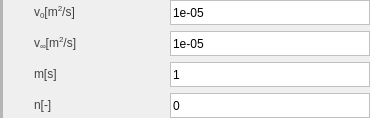
                 <widget class="QWidget" name="widget_4" native="true">
                  <layout class="QGridLayout" name="gridLayout_10">
                   <property name="leftMargin">
                    <number>0</number>
                   </property>
                   <property name="topMargin">
                    <number>0</number>
                   </property>
                   <property name="rightMargin">
                    <number>0</number>
                   </property>
                   <property name="bottomMargin">
                    <number>0</number>
                   </property>
                   <item row="0" column="0">
                    <layout class="QHBoxLayout" name="horizontalLayout_3">
                     <item>
                      <widget class="Line" name="line_12">
                       <property name="styleSheet">
                        <string notr="true">QFrame {
    border: 2px solid rgb(181, 181, 181);
}
</string>
                       </property>
                       <property name="orientation">
                        <enum>Qt::Vertical</enum>
                       </property>
                      </widget>
                     </item>
                     <item>
                      <spacer name="horizontalSpacer_86">
                       <property name="orientation">
                        <enum>Qt::Horizontal</enum>
                       </property>
                       <property name="sizeType">
                        <enum>QSizePolicy::Fixed</enum>
                       </property>
                       <property name="sizeHint" stdset="0">
                        <size>
                         <width>20</width>
                         <height>20</height>
                        </size>
                       </property>
                      </spacer>
                     </item>
                     <item>
                      <layout class="QGridLayout" name="gridLayout_4">
                       <item row="0" column="0">
                        <widget class="QLabel" name="label_67">
                         <property name="minimumSize">
                          <size>
                           <width>100</width>
                           <height>25</height>
                          </size>
                         </property>
                         <property name="maximumSize">
                          <size>
                           <width>100</width>
                           <height>25</height>
                          </size>
                         </property>
                         <property name="styleSheet">
                          <string notr="true">QLabel {
    font-family: 'Arial'; /* 字体 */
    font-size: 9pt;       /* 字体大小 */
    color: rgb(66, 66, 66);  
    padding: 2px; 
}</string>
                         </property>
                         <property name="text">
                          <string>&lt;html&gt;&lt;head/&gt;&lt;body&gt;&lt;p&gt;v&lt;span style=&quot; vertical-align:sub;&quot;&gt;0&lt;/span&gt;[m&lt;span style=&quot; vertical-align:super;&quot;&gt;2&lt;/span&gt;/s]&lt;/p&gt;&lt;/body&gt;&lt;/html&gt;</string>
                         </property>
                        </widget>
                       </item>
                       <item row="0" column="1">
                        <spacer name="horizontalSpacer_87">
                         <property name="orientation">
                          <enum>Qt::Horizontal</enum>
                         </property>
                         <property name="sizeHint" stdset="0">
                          <size>
                           <width>35</width>
                           <height>17</height>
                          </size>
                         </property>
                        </spacer>
                       </item>
                       <item row="0" column="2">
                        <widget class="QLineEdit" name="lineEdit_58">
                         <property name="minimumSize">
                          <size>
                           <width>200</width>
                           <height>25</height>
                          </size>
                         </property>
                         <property name="maximumSize">
                          <size>
                           <width>200</width>
                           <height>25</height>
                          </size>
                         </property>
                         <property name="styleSheet">
                          <string notr="true">QLineEdit {
    border: 1px solid rgb(192, 192, 192); /* 默认边框颜色 */
}
QLineEdit:focus {
    border: 1px solid rgb(50, 170, 233); /* 焦点时的边框颜色 */
    outline: none;                       /* 移除默认虚线框 */
}</string>
                         </property>
                         <property name="text">
                          <string>1e-05</string>
                         </property>
                        </widget>
                       </item>
                       <item row="1" column="0">
                        <widget class="QLabel" name="label_68">
                         <property name="minimumSize">
                          <size>
                           <width>100</width>
                           <height>25</height>
                          </size>
                         </property>
                         <property name="maximumSize">
                          <size>
                           <width>100</width>
                           <height>25</height>
                          </size>
                         </property>
                         <property name="styleSheet">
                          <string notr="true">QLabel {
    font-family: 'Arial'; /* 字体 */
    font-size: 9pt;       /* 字体大小 */
    color: rgb(66, 66, 66);  
    padding: 2px; 
}</string>
                         </property>
                         <property name="text">
                          <string>&lt;html&gt;&lt;head/&gt;&lt;body&gt;&lt;p&gt;v&lt;span style=&quot; vertical-align:sub;&quot;&gt;∞&lt;/span&gt;[m&lt;span style=&quot; vertical-align:super;&quot;&gt;2&lt;/span&gt;/s]&lt;/p&gt;&lt;/body&gt;&lt;/html&gt;</string>
                         </property>
                        </widget>
                       </item>
                       <item row="1" column="1">
                        <spacer name="horizontalSpacer_88">
                         <property name="orientation">
                          <enum>Qt::Horizontal</enum>
                         </property>
                         <property name="sizeHint" stdset="0">
                          <size>
                           <width>35</width>
                           <height>17</height>
                          </size>
                         </property>
                        </spacer>
                       </item>
                       <item row="1" column="2">
                        <widget class="QLineEdit" name="lineEdit_59">
                         <property name="minimumSize">
                          <size>
                           <width>200</width>
                           <height>25</height>
                          </size>
                         </property>
                         <property name="maximumSize">
                          <size>
                           <width>200</width>
                           <height>25</height>
                          </size>
                         </property>
                         <property name="styleSheet">
                          <string notr="true">QLineEdit {
    border: 1px solid rgb(192, 192, 192); /* 默认边框颜色 */
}
QLineEdit:focus {
    border: 1px solid rgb(50, 170, 233); /* 焦点时的边框颜色 */
    outline: none;                       /* 移除默认虚线框 */
}</string>
                         </property>
                         <property name="text">
                          <string>1e-05</string>
                         </property>
                        </widget>
                       </item>
                       <item row="2" column="0">
                        <widget class="QLabel" name="label_69">
                         <property name="minimumSize">
                          <size>
                           <width>100</width>
                           <height>25</height>
                          </size>
                         </property>
                         <property name="maximumSize">
                          <size>
                           <width>100</width>
                           <height>25</height>
                          </size>
                         </property>
                         <property name="styleSheet">
                          <string notr="true">QLabel {
    font-family: 'Arial'; /* 字体 */
    font-size: 9pt;       /* 字体大小 */
    color: rgb(66, 66, 66);  
    padding: 2px; 
}</string>
                         </property>
                         <property name="text">
                          <string>&lt;html&gt;&lt;head/&gt;&lt;body&gt;&lt;p&gt;m[s]&lt;/p&gt;&lt;/body&gt;&lt;/html&gt;</string>
                         </property>
                        </widget>
                       </item>
                       <item row="2" column="1">
                        <spacer name="horizontalSpacer_89">
                         <property name="orientation">
                          <enum>Qt::Horizontal</enum>
                         </property>
                         <property name="sizeHint" stdset="0">
                          <size>
                           <width>35</width>
                           <height>17</height>
                          </size>
                         </property>
                        </spacer>
                       </item>
                       <item row="2" column="2">
                        <widget class="QLineEdit" name="lineEdit_60">
                         <property name="minimumSize">
                          <size>
                           <width>200</width>
                           <height>25</height>
                          </size>
                         </property>
                         <property name="maximumSize">
                          <size>
                           <width>200</width>
                           <height>25</height>
                          </size>
                         </property>
                         <property name="styleSheet">
                          <string notr="true">QLineEdit {
    border: 1px solid rgb(192, 192, 192); /* 默认边框颜色 */
}
QLineEdit:focus {
    border: 1px solid rgb(50, 170, 233); /* 焦点时的边框颜色 */
    outline: none;                       /* 移除默认虚线框 */
}</string>
                         </property>
                         <property name="text">
                          <string>1</string>
                         </property>
                        </widget>
                       </item>
                       <item row="3" column="0">
                        <widget class="QLabel" name="label_70">
                         <property name="minimumSize">
                          <size>
                           <width>100</width>
                           <height>25</height>
                          </size>
                         </property>
                         <property name="maximumSize">
                          <size>
                           <width>100</width>
                           <height>25</height>
                          </size>
                         </property>
                         <property name="styleSheet">
                          <string notr="true">QLabel {
    font-family: 'Arial'; /* 字体 */
    font-size: 9pt;       /* 字体大小 */
    color: rgb(66, 66, 66);  
    padding: 2px; 
}</string>
                         </property>
                         <property name="text">
                          <string>&lt;html&gt;&lt;head/&gt;&lt;body&gt;&lt;p&gt;n[-]&lt;/p&gt;&lt;/body&gt;&lt;/html&gt;</string>
                         </property>
                        </widget>
                       </item>
                       <item row="3" column="1">
                        <spacer name="horizontalSpacer_90">
                         <property name="orientation">
                          <enum>Qt::Horizontal</enum>
                         </property>
                         <property name="sizeHint" stdset="0">
                          <size>
                           <width>35</width>
                           <height>17</height>
                          </size>
                         </property>
                        </spacer>
                       </item>
                       <item row="3" column="2">
                        <widget class="QLineEdit" name="lineEdit_61">
                         <property name="minimumSize">
                          <size>
                           <width>200</width>
                           <height>25</height>
                          </size>
                         </property>
                         <property name="maximumSize">
                          <size>
                           <width>200</width>
                           <height>25</height>
                          </size>
                         </property>
                         <property name="styleSheet">
                          <string notr="true">QLineEdit {
    border: 1px solid rgb(192, 192, 192); /* 默认边框颜色 */
}
QLineEdit:focus {
    border: 1px solid rgb(50, 170, 233); /* 焦点时的边框颜色 */
    outline: none;                       /* 移除默认虚线框 */
}</string>
                         </property>
                         <property name="text">
                          <string>0</string>
                         </property>
                        </widget>
                       </item>
                      </layout>
                     </item>
                    </layout>
                   </item>
                  </layout>
                 </widget>
